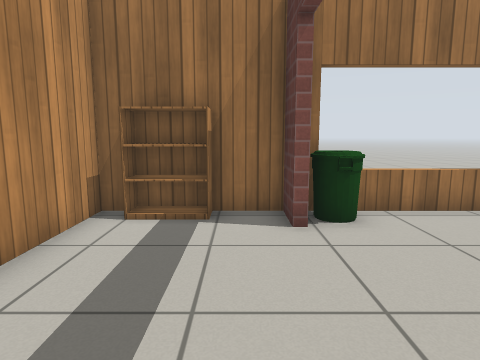
View 1 (above)

18 first-person views from a walk through a Gazebo world. The camera is 0.9 m above the floor, tilts 8° down and sees 75° across. The floor is counted in squares, 0.5 m on a side. Each view is taken from the middle of a square. On the plan, view 1 faces up. The plan holds only what a view shows up to about 16 squares ahead; the rest is blank. Gazebo's built-in surfaces are drawn with simple patterns.

View 2
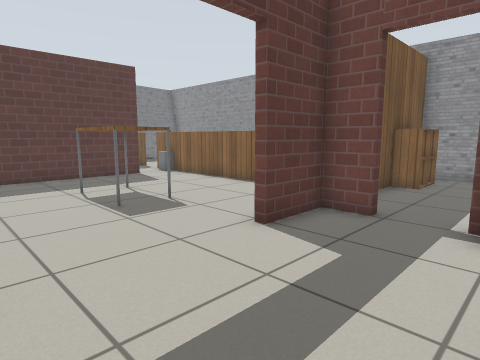

View 3
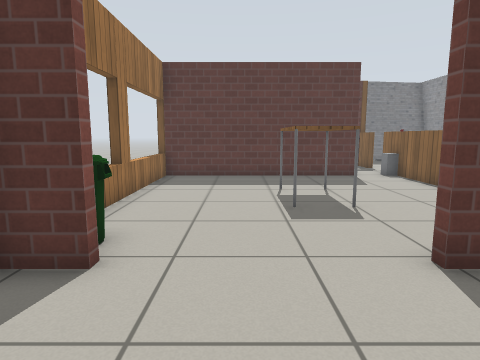

View 4
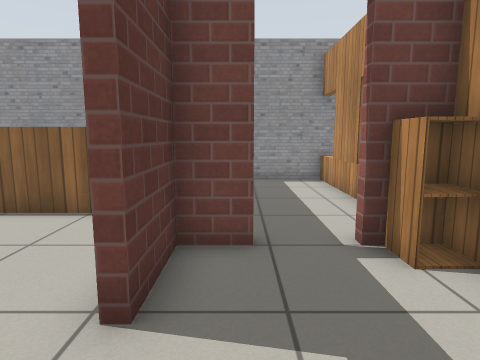

View 5
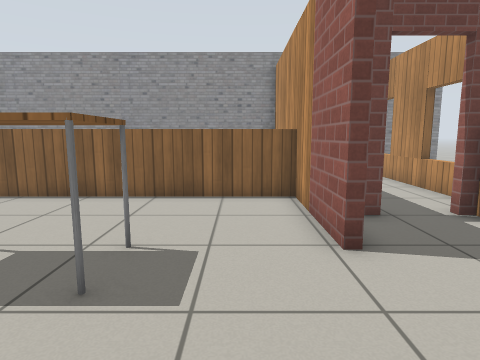

View 6
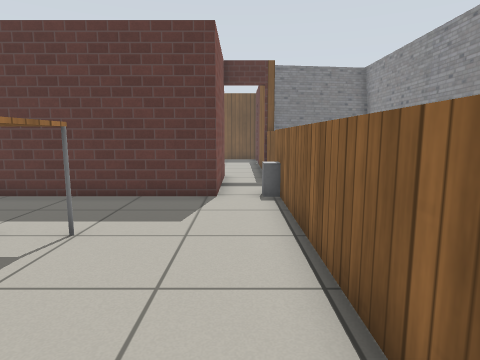

View 7
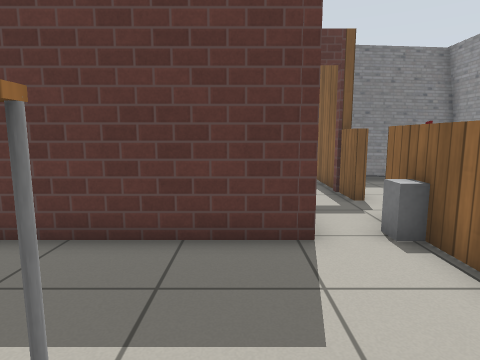

View 8
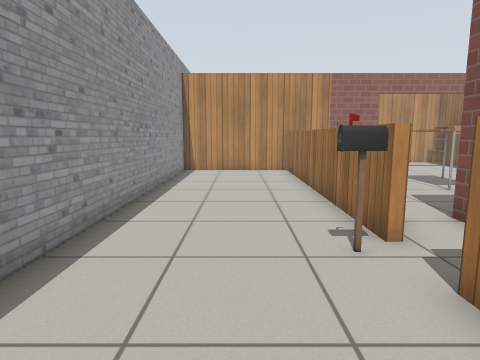

View 9
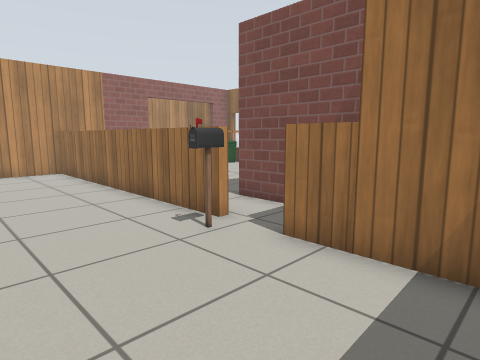

View 10
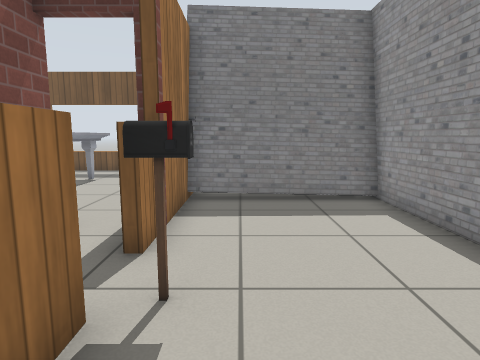

View 11
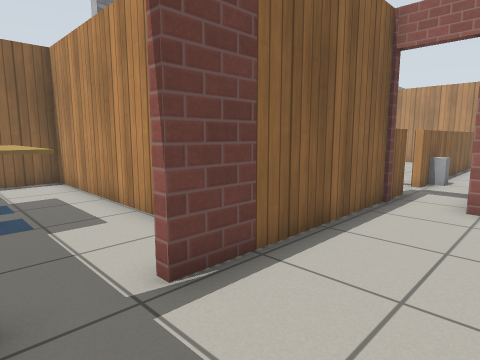

View 12
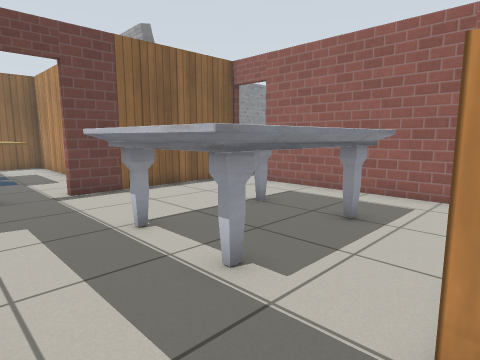

View 13
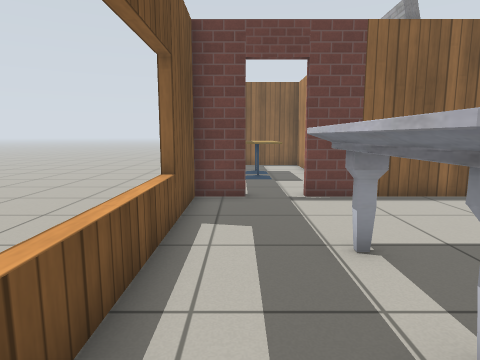

View 14
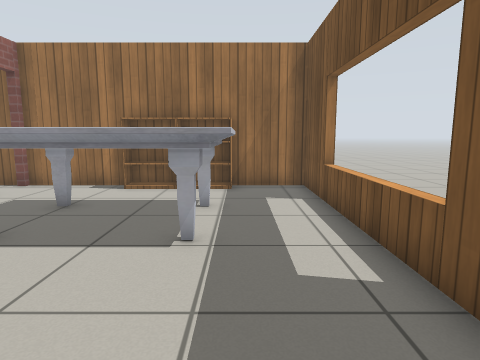

View 15
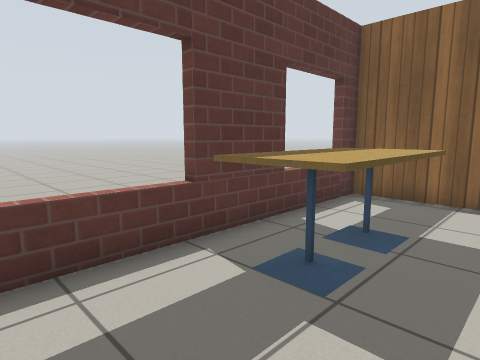

View 16
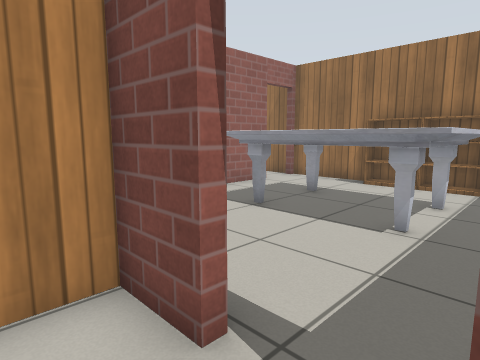

View 17
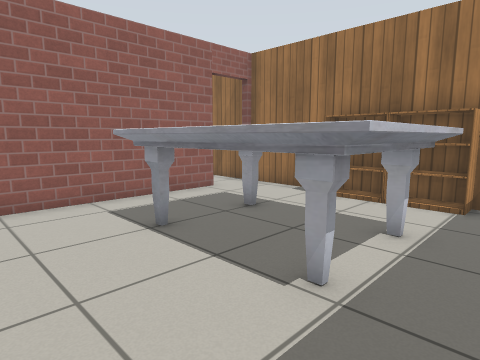

View 18
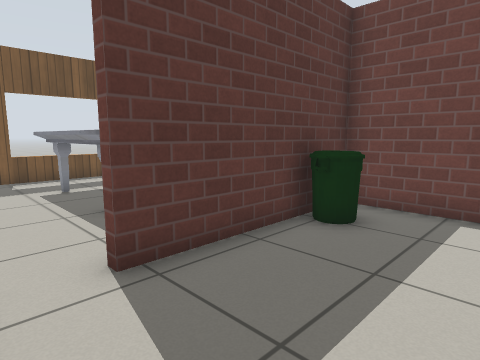

### Floor plan
Ten units are one square. View 1 is at (0, 0); x grows to the right and y downward. Boxes are objects, and circles mark ways between rooms. Rooms are numbered by the first view taken in them; rooms with no view inside come last. Other rooms are left out.
<svg viewBox="-47 -82 320 221">
<path fill="none" stroke="#000" d="M-25 10 -20 10M10 -60 10 -74 -33 -74 -33 -41M-2 10 10 10 10 -13M13 -13 13 29M112 -74 16 -74M146 32 161 32M163 13 112 13 112 -77M159 36 159 30M124 32 129 32M12 32 106 32M146 35 146 32M13 74 13 90 196 90 195 35 146 35M13 29 13 56M194 90 193 35M106 35 12 35M129 35 124 35M190 90 189 34M192 90 191 37M163 -54 163 13M268 -48 263 -48M263 5 268 5M247 32 263 32 263 -74 162 -74M161 32 231 32M263 73 268 73M215 63 215 134 263 134 263 44M231 35 215 35 215 48M263 125 268 125M159 -74 137 -74M129 10 159 10 159 -54M10 55 10 46M-38 50 -33 50M-33 31 -33 90M-42 90 10 90 10 74"/>
<rect x="-35" y="-5" width="10" height="20" fill="#bbb"><title>cabinet</title></rect>
<rect x="-25" y="-75" width="20" height="10" fill="#bbb"><title>bookshelf</title></rect>
<rect x="15" y="-75" width="10" height="20" fill="#bbb"><title>bin</title></rect>
<rect x="45" y="-25" width="30" height="20" fill="#bbb"><title>table</title></rect>
<rect x="105" y="25" width="20" height="10" fill="#bbb"><title>grey post</title></rect>
<rect x="125" y="35" width="10" height="10" fill="#bbb"><title>postbox</title></rect>
<rect x="185" y="-45" width="60" height="40" fill="#bbb"><title>marble table</title></rect>
<rect x="195" y="-75" width="20" height="10" fill="#bbb"><title>bookshelf</title></rect>
<rect x="215" y="-75" width="20" height="10" fill="#bbb"><title>bookshelf</title></rect>
<rect x="235" y="85" width="20" height="20" fill="#bbb"><title>cafe table</title></rect>
<rect x="235" y="65" width="20" height="20" fill="#bbb"><title>cafe table</title></rect>
<rect x="145" y="-15" width="10" height="10" fill="#bbb"><title>bin</title></rect>
<rect x="-5" y="65" width="20" height="10" fill="#bbb"><title>cabinet</title></rect>
<rect x="-5" y="55" width="20" height="10" fill="#bbb"><title>cabinet</title></rect>
<circle cx="10" cy="-40" r="3" fill="#2a7"/>
<circle cx="-15" cy="10" r="3" fill="#2a7"/>
<circle cx="125" cy="30" r="3" fill="#2a7"/>
<circle cx="160" cy="25" r="3" fill="#2a7"/>
<circle cx="235" cy="30" r="3" fill="#2a7"/>
<circle cx="160" cy="-65" r="3" fill="#2a7"/>
<text x="-20" y="-30">1</text>
<text x="70" y="-20">2</text>
<text x="100" y="60">3</text>
<text x="210" y="-30">4</text>
<text x="240" y="80">5</text>
<text x="130" y="-40">6</text>
<text x="-10" y="50">7</text>
</svg>
Room 1 opens to room 2. Room 1 opens to room 7. Room 2 opens to room 3. Room 3 opens to room 4. Room 4 opens to room 5. Room 4 opens to room 6.

Where each view was taken, in squares from view 1:
view 1: 0 up, 0 right, facing up
view 2: 6 up, 3 left, facing down-right
view 3: 4 up, 3 left, facing right
view 4: 4 up, 0 right, facing down
view 5: 6 up, 3 right, facing down
view 6: 2 down, 2 right, facing right
view 7: 0 up, 6 right, facing right
view 8: 6 down, 18 right, facing left
view 9: 8 down, 18 right, facing up-left
view 10: 5 down, 10 right, facing right
view 11: 0 up, 25 right, facing down-left
view 12: 7 up, 26 right, facing down-left
view 13: 6 up, 25 right, facing down
view 14: 4 down, 24 right, facing up
view 15: 4 down, 22 right, facing down-right
view 16: 5 down, 25 right, facing up-left
view 17: 2 down, 25 right, facing up-left
view 18: 7 up, 12 right, facing down-right
